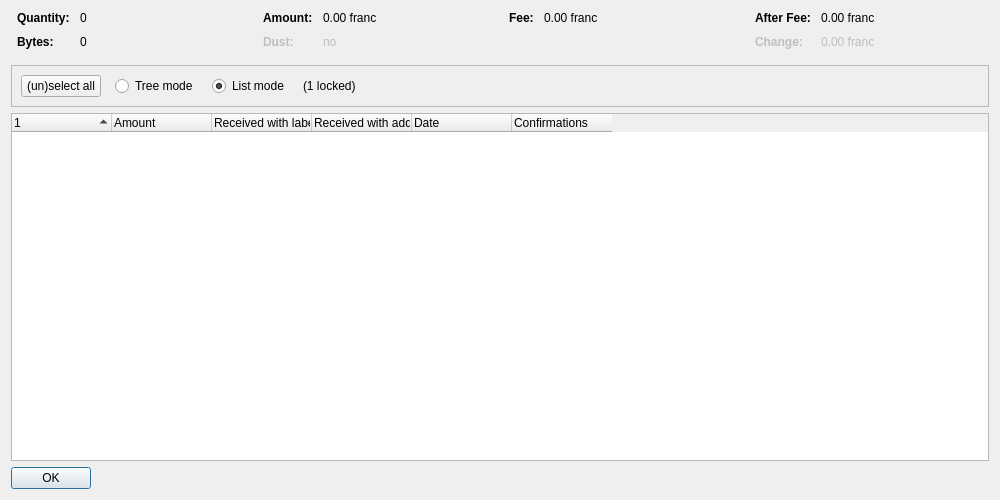
<?xml version="1.0" encoding="UTF-8"?>
<ui version="4.0">
 <class>CoinControlDialog</class>
 <widget class="QDialog" name="CoinControlDialog">
  <property name="geometry">
   <rect>
    <x>0</x>
    <y>0</y>
    <width>1000</width>
    <height>500</height>
   </rect>
  </property>
  <property name="windowTitle">
   <string>Coin Selection</string>
  </property>
  <layout class="QVBoxLayout" name="verticalLayout">
   <item>
    <layout class="QHBoxLayout" name="horizontalLayoutTop" stretch="0,0,0,0">
     <property name="topMargin">
      <number>0</number>
     </property>
     <property name="bottomMargin">
      <number>10</number>
     </property>
     <item>
      <layout class="QFormLayout" name="formLayoutCoinControl1">
       <property name="horizontalSpacing">
        <number>10</number>
       </property>
       <property name="verticalSpacing">
        <number>10</number>
       </property>
       <property name="leftMargin">
        <number>6</number>
       </property>
       <property name="rightMargin">
        <number>6</number>
       </property>
       <item row="0" column="0">
        <widget class="QLabel" name="labelCoinControlQuantityText">
         <property name="font">
          <font>
           <weight>75</weight>
           <bold>true</bold>
          </font>
         </property>
         <property name="text">
          <string>Quantity:</string>
         </property>
        </widget>
       </item>
       <item row="0" column="1">
        <widget class="QLabel" name="labelCoinControlQuantity">
         <property name="cursor">
          <cursorShape>IBeamCursor</cursorShape>
         </property>
         <property name="contextMenuPolicy">
          <enum>Qt::ActionsContextMenu</enum>
         </property>
         <property name="text">
          <string notr="true">0</string>
         </property>
         <property name="textInteractionFlags">
          <set>Qt::LinksAccessibleByMouse|Qt::TextSelectableByKeyboard|Qt::TextSelectableByMouse</set>
         </property>
        </widget>
       </item>
       <item row="1" column="0">
        <widget class="QLabel" name="labelCoinControlBytesText">
         <property name="font">
          <font>
           <weight>75</weight>
           <bold>true</bold>
          </font>
         </property>
         <property name="text">
          <string>Bytes:</string>
         </property>
        </widget>
       </item>
       <item row="1" column="1">
        <widget class="QLabel" name="labelCoinControlBytes">
         <property name="cursor">
          <cursorShape>IBeamCursor</cursorShape>
         </property>
         <property name="contextMenuPolicy">
          <enum>Qt::ActionsContextMenu</enum>
         </property>
         <property name="text">
          <string notr="true">0</string>
         </property>
         <property name="textInteractionFlags">
          <set>Qt::LinksAccessibleByMouse|Qt::TextSelectableByKeyboard|Qt::TextSelectableByMouse</set>
         </property>
        </widget>
       </item>
      </layout>
     </item>
     <item>
      <layout class="QFormLayout" name="formLayoutCoinControl2">
       <property name="horizontalSpacing">
        <number>10</number>
       </property>
       <property name="verticalSpacing">
        <number>10</number>
       </property>
       <property name="leftMargin">
        <number>6</number>
       </property>
       <property name="rightMargin">
        <number>6</number>
       </property>
       <item row="0" column="0">
        <widget class="QLabel" name="labelCoinControlAmountText">
         <property name="font">
          <font>
           <weight>75</weight>
           <bold>true</bold>
          </font>
         </property>
         <property name="text">
          <string>Amount:</string>
         </property>
        </widget>
       </item>
       <item row="0" column="1">
        <widget class="QLabel" name="labelCoinControlAmount">
         <property name="cursor">
          <cursorShape>IBeamCursor</cursorShape>
         </property>
         <property name="contextMenuPolicy">
          <enum>Qt::ActionsContextMenu</enum>
         </property>
         <property name="text">
          <string notr="true">0.00 franc</string>
         </property>
         <property name="textInteractionFlags">
          <set>Qt::LinksAccessibleByMouse|Qt::TextSelectableByKeyboard|Qt::TextSelectableByMouse</set>
         </property>
        </widget>
       </item>
       <item row="1" column="0">
        <widget class="QLabel" name="labelCoinControlLowOutputText">
         <property name="enabled">
          <bool>false</bool>
         </property>
         <property name="font">
          <font>
           <weight>75</weight>
           <bold>true</bold>
          </font>
         </property>
         <property name="text">
          <string>Dust:</string>
         </property>
        </widget>
       </item>
       <item row="1" column="1">
        <widget class="QLabel" name="labelCoinControlLowOutput">
         <property name="enabled">
          <bool>false</bool>
         </property>
         <property name="cursor">
          <cursorShape>IBeamCursor</cursorShape>
         </property>
         <property name="contextMenuPolicy">
          <enum>Qt::ActionsContextMenu</enum>
         </property>
         <property name="text">
          <string notr="true">no</string>
         </property>
         <property name="textInteractionFlags">
          <set>Qt::LinksAccessibleByMouse|Qt::TextSelectableByKeyboard|Qt::TextSelectableByMouse</set>
         </property>
        </widget>
       </item>
      </layout>
     </item>
     <item>
      <layout class="QFormLayout" name="formLayoutCoinControl3">
       <property name="horizontalSpacing">
        <number>10</number>
       </property>
       <property name="verticalSpacing">
        <number>10</number>
       </property>
       <property name="leftMargin">
        <number>6</number>
       </property>
       <property name="rightMargin">
        <number>6</number>
       </property>
       <item row="0" column="0">
        <widget class="QLabel" name="labelCoinControlFeeText">
         <property name="font">
          <font>
           <weight>75</weight>
           <bold>true</bold>
          </font>
         </property>
         <property name="text">
          <string>Fee:</string>
         </property>
        </widget>
       </item>
       <item row="0" column="1">
        <widget class="QLabel" name="labelCoinControlFee">
         <property name="cursor">
          <cursorShape>IBeamCursor</cursorShape>
         </property>
         <property name="contextMenuPolicy">
          <enum>Qt::ActionsContextMenu</enum>
         </property>
         <property name="text">
          <string notr="true">0.00 franc</string>
         </property>
         <property name="textInteractionFlags">
          <set>Qt::LinksAccessibleByMouse|Qt::TextSelectableByKeyboard|Qt::TextSelectableByMouse</set>
         </property>
        </widget>
       </item>
      </layout>
     </item>
     <item>
      <layout class="QFormLayout" name="formLayoutCoinControl4">
       <property name="horizontalSpacing">
        <number>10</number>
       </property>
       <property name="verticalSpacing">
        <number>10</number>
       </property>
       <property name="leftMargin">
        <number>6</number>
       </property>
       <property name="rightMargin">
        <number>6</number>
       </property>
       <item row="0" column="0">
        <widget class="QLabel" name="labelCoinControlAfterFeeText">
         <property name="font">
          <font>
           <weight>75</weight>
           <bold>true</bold>
          </font>
         </property>
         <property name="text">
          <string>After Fee:</string>
         </property>
        </widget>
       </item>
       <item row="0" column="1">
        <widget class="QLabel" name="labelCoinControlAfterFee">
         <property name="cursor">
          <cursorShape>IBeamCursor</cursorShape>
         </property>
         <property name="contextMenuPolicy">
          <enum>Qt::ActionsContextMenu</enum>
         </property>
         <property name="text">
          <string notr="true">0.00 franc</string>
         </property>
         <property name="textInteractionFlags">
          <set>Qt::LinksAccessibleByMouse|Qt::TextSelectableByKeyboard|Qt::TextSelectableByMouse</set>
         </property>
        </widget>
       </item>
       <item row="1" column="0">
        <widget class="QLabel" name="labelCoinControlChangeText">
         <property name="enabled">
          <bool>false</bool>
         </property>
         <property name="font">
          <font>
           <weight>75</weight>
           <bold>true</bold>
          </font>
         </property>
         <property name="text">
          <string>Change:</string>
         </property>
        </widget>
       </item>
       <item row="1" column="1">
        <widget class="QLabel" name="labelCoinControlChange">
         <property name="enabled">
          <bool>false</bool>
         </property>
         <property name="cursor">
          <cursorShape>IBeamCursor</cursorShape>
         </property>
         <property name="contextMenuPolicy">
          <enum>Qt::ActionsContextMenu</enum>
         </property>
         <property name="text">
          <string notr="true">0.00 franc</string>
         </property>
         <property name="textInteractionFlags">
          <set>Qt::LinksAccessibleByMouse|Qt::TextSelectableByKeyboard|Qt::TextSelectableByMouse</set>
         </property>
        </widget>
       </item>
      </layout>
     </item>
    </layout>
   </item>
   <item>
    <widget class="QFrame" name="frame">
     <property name="minimumSize">
      <size>
       <width>0</width>
       <height>40</height>
      </size>
     </property>
     <property name="frameShape">
      <enum>QFrame::StyledPanel</enum>
     </property>
     <property name="frameShadow">
      <enum>QFrame::Sunken</enum>
     </property>
     <layout class="QHBoxLayout" name="horizontalLayout">
      <item>
       <layout class="QHBoxLayout" name="horizontalLayoutPanel" stretch="0,0,0,0,0">
        <property name="spacing">
         <number>14</number>
        </property>
        <item>
         <widget class="QPushButton" name="pushButtonSelectAll">
          <property name="sizePolicy">
           <sizepolicy hsizetype="Maximum" vsizetype="Fixed">
            <horstretch>0</horstretch>
            <verstretch>0</verstretch>
           </sizepolicy>
          </property>
          <property name="text">
           <string>(un)select all</string>
          </property>
          <property name="autoDefault">
           <bool>false</bool>
          </property>
         </widget>
        </item>
        <item>
         <widget class="QRadioButton" name="radioTreeMode">
          <property name="sizePolicy">
           <sizepolicy hsizetype="Maximum" vsizetype="Fixed">
            <horstretch>0</horstretch>
            <verstretch>0</verstretch>
           </sizepolicy>
          </property>
          <property name="text">
           <string>Tree mode</string>
          </property>
         </widget>
        </item>
        <item>
         <widget class="QRadioButton" name="radioListMode">
          <property name="sizePolicy">
           <sizepolicy hsizetype="Maximum" vsizetype="Fixed">
            <horstretch>0</horstretch>
            <verstretch>0</verstretch>
           </sizepolicy>
          </property>
          <property name="text">
           <string>List mode</string>
          </property>
          <property name="checked">
           <bool>true</bool>
          </property>
         </widget>
        </item>
        <item>
         <widget class="QLabel" name="labelLocked">
          <property name="text">
           <string notr="true">(1 locked)</string>
          </property>
         </widget>
        </item>
        <item>
         <spacer name="horizontalSpacer">
          <property name="orientation">
           <enum>Qt::Horizontal</enum>
          </property>
          <property name="sizeHint" stdset="0">
           <size>
            <width>40</width>
            <height>20</height>
           </size>
          </property>
         </spacer>
        </item>
       </layout>
      </item>
     </layout>
    </widget>
   </item>
   <item>
    <widget class="CoinControlTreeWidget" name="treeWidget">
     <property name="contextMenuPolicy">
      <enum>Qt::CustomContextMenu</enum>
     </property>
     <property name="sortingEnabled">
      <bool>false</bool>
     </property>
     <property name="columnCount">
      <number>6</number>
     </property>
     <attribute name="headerShowSortIndicator" stdset="0">
      <bool>true</bool>
     </attribute>
     <attribute name="headerStretchLastSection">
      <bool>false</bool>
     </attribute>
     <column>
      <property name="text">
       <string/>
      </property>
     </column>
     <column>
      <property name="text">
       <string>Amount</string>
      </property>
     </column>
     <column>
      <property name="text">
       <string>Received with label</string>
      </property>
     </column>
     <column>
      <property name="text">
       <string>Received with address</string>
      </property>
     </column>
     <column>
      <property name="text">
       <string>Date</string>
      </property>
     </column>
     <column>
      <property name="text">
       <string>Confirmations</string>
      </property>
      <property name="toolTip">
       <string>Confirmed</string>
      </property>
     </column>
     <column>
      <property name="text">
       <string/>
      </property>
     </column>
     <column>
      <property name="text">
       <string/>
      </property>
     </column>
     <column>
      <property name="text">
       <string/>
      </property>
     </column>
     <column>
      <property name="text">
       <string/>
      </property>
     </column>
    </widget>
   </item>
   <item>
    <widget class="QDialogButtonBox" name="buttonBox">
     <property name="sizePolicy">
      <sizepolicy hsizetype="Maximum" vsizetype="Fixed">
       <horstretch>0</horstretch>
       <verstretch>0</verstretch>
      </sizepolicy>
     </property>
     <property name="orientation">
      <enum>Qt::Horizontal</enum>
     </property>
     <property name="standardButtons">
      <set>QDialogButtonBox::Ok</set>
     </property>
    </widget>
   </item>
  </layout>
 </widget>
 <customwidgets>
  <customwidget>
   <class>CoinControlTreeWidget</class>
   <extends>QTreeWidget</extends>
   <header>qt/coincontroltreewidget.h</header>
  </customwidget>
 </customwidgets>
 <resources/>
 <connections/>
</ui>
